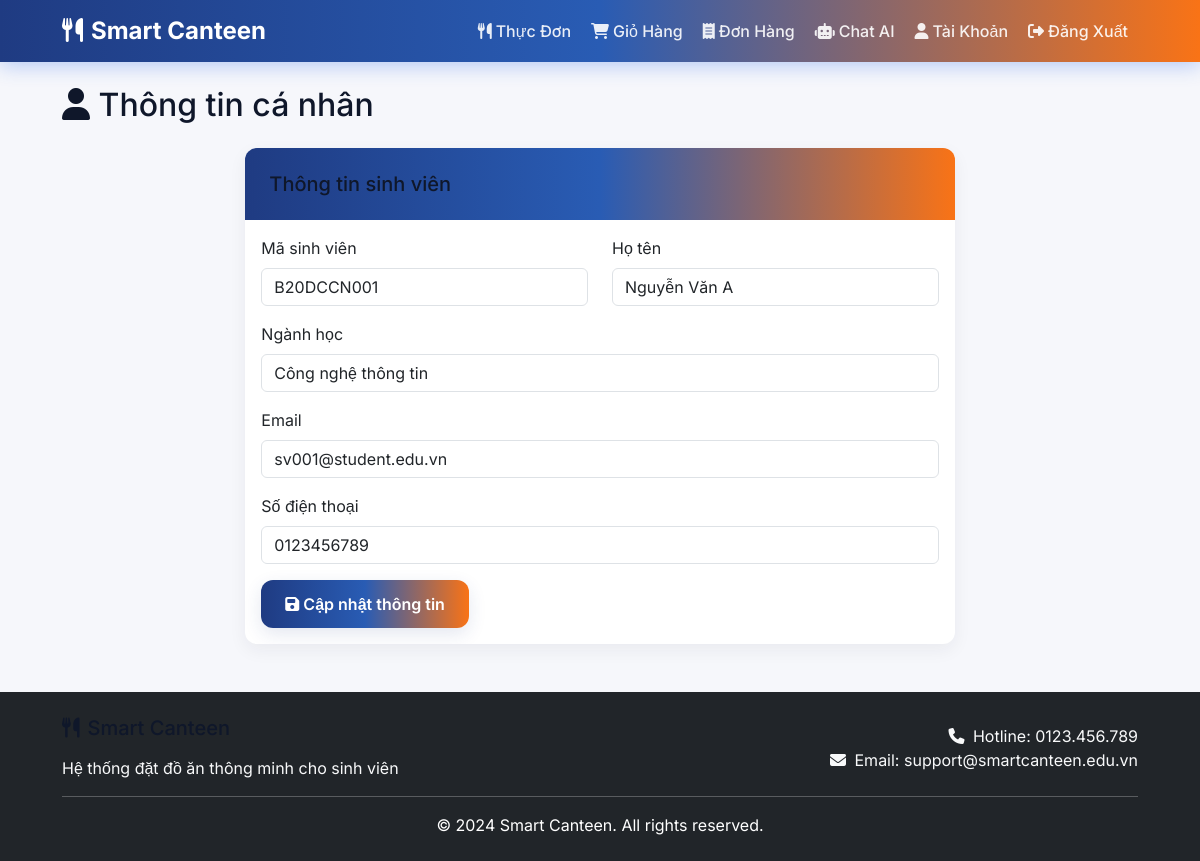
The page /profile (signed in) on the database its author committed.
### models.py (models this page shows)
class StudentDetail(db.Model):
    id = db.Column(db.Integer, primary_key=True)
    user_id = db.Column(db.Integer, db.ForeignKey('user.id'), nullable=False)
    ma_sv = db.Column(db.String(20), unique=True, nullable=False)
    ho_ten = db.Column(db.String(100), nullable=False)
    nganh_hoc = db.Column(db.String(100), nullable=False)
    email = db.Column(db.String(120), nullable=False)
    sdt = db.Column(db.String(15), nullable=False)
    user = db.relationship('User', backref='student_detail')

### app.py (the view, shortened to what this page needs)
@app.route('/profile', methods=['GET', 'POST'])
@login_required
def profile():
    if current_user.role == 'admin':
        return redirect(url_for('admin_dashboard'))
    student = StudentDetail.query.filter_by(user_id=current_user.id).first()
    return render_template('profile.html', student=student)

### app.py (called while the page is built)
@app.context_processor
def inject_cart_count():
    cart = session.get('cart', {})
    total_qty = sum(item.get('quantity', 0) for item in cart.values())
    return dict(cart_quantity=total_qty)

@login_manager.user_loader
def load_user(user_id):
    return User.query.get(int(user_id))

### templates/profile.html
{% extends "base.html" %}
{% block content %}
<h2 class="mb-4"><i class="fas fa-user"></i> Thông tin cá nhân</h2>
<div class="row justify-content-center">
    <div class="col-md-8">
        <div class="card">
            <div class="card-header bg-primary text-white">
                <h5 class="mb-0">Thông tin sinh viên</h5>
            </div>
            <div class="card-body">
                <form method="POST">
                    <div class="row">
                        <div class="col-md-6 mb-3">
                            <label class="form-label">Mã sinh viên</label>
                            <input type="text" class="form-control" value="{{ student.ma_sv }}" readonly>
                        </div>
                        <div class="col-md-6 mb-3">
                            <label class="form-label">Họ tên</label>
                            <input type="text" name="ho_ten" class="form-control" value="{{ student.ho_ten }}" required>
                        </div>
                    </div>
                    <div class="mb-3">
                        <label class="form-label">Ngành học</label>
                        <input type="text" class="form-control" value="{{ student.nganh_hoc }}" readonly>
                    </div>
                    <div class="mb-3">
                        <label class="form-label">Email</label>
                        <input type="email" name="email" class="form-control" value="{{ student.email }}" required>
                    </div>
                    <div class="mb-3">
                        <label class="form-label">Số điện thoại</label>
                        <input type="text" name="sdt" class="form-control" value="{{ student.sdt }}" required>
                    </div>
                    <button type="submit" class="btn btn-primary">
                        <i class="fas fa-save"></i> Cập nhật thông tin
                    </button>
                </form>
            </div>
        </div>
    </div>
</div>
{% endblock %}

### static/css/custom.css (style rules this page uses)
:root { --color-bg: #f6f7fb; --color-surface: #ffffff; --color-primary: #1f3b82; --color-accent: #f97316; --color-muted: #58627a; --color-success: #16a34a; --radius: 12px; --gradient: linear-gradient(90deg, rgba(31,59,130,1) 0%, rgba(41,92,180,1) 50%, rgba(249,115,22,1) 100%); }
body { background: var(--color-bg); color: var(--color-muted); font-family: Inter, system-ui, -apple-system, 'Segoe UI', Roboto, 'Helvetica Neue', Arial; -webkit-font-smoothing: antialiased; -moz-osx-font-smoothing: grayscale; }
.btn-primary { background: var(--gradient); border: none; color: white; box-shadow: 0 6px 18px rgba(31,59,130,0.12); }
.card { background: var(--color-surface); border: 0; border-radius: var(--radius); box-shadow: 0 6px 18px rgba(29,35,46,0.06); }
h1, h2, h3, h4, h5 { color: #0f172a; }

### templates/base.html (style rules this page uses)
:root { --primary: #2563eb; --secondary: #1e40af; --accent: #f97316; --accent-light: #fdba74; --light: #ffffff; --dark: #1f2937; --gray: #6b7280; --gradient: linear-gradient(135deg, #2563eb 0%, #1e40af 100%); --gradient-accent: linear-gradient(135deg, #f97316 0%, #ea580c 100%); --shadow: 0 8px 30px rgba(0,0,0,0.12); --radius: 16px; }
* { font-family: 'Inter', sans-serif; }
body { background: linear-gradient(135deg, #f8fafc 0%, #e2e8f0 100%); min-height: 100vh; }
.card { border: none; border-radius: var(--radius); box-shadow: var(--shadow); transition: all 0.3s ease; overflow: hidden; background: white; }
.card-header { background: var(--gradient); border: none; padding: 1.5rem; color: white; }
.btn-primary { background: var(--gradient); border: none; border-radius: 12px; padding: 12px 24px; font-weight: 600; transition: all 0.3s ease; }

### rows shown on the page
StudentDetail: ma_sv "B20DCCN001", ho_ten "Nguyễn Văn A", nganh_hoc "Công nghệ thông tin", email "sv001@student.edu.vn", sdt "0123456789"
